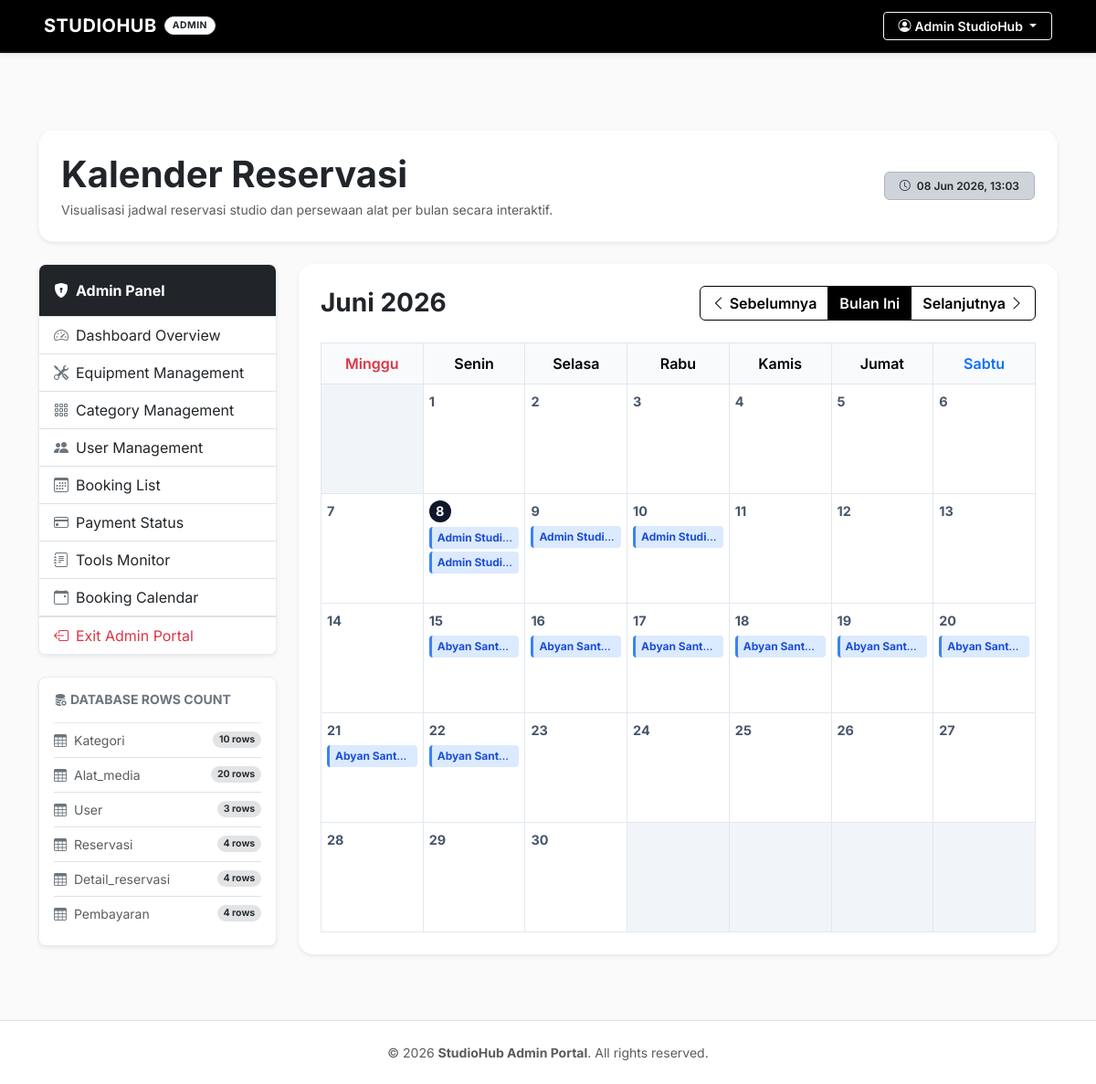
The app's page /modules/admin/kalender_reservasi/index.php (signed in) with its own data.
### tables this page shows
CREATE TABLE `detail_reservasi` (
  `id_detail` int(11) NOT NULL,
  `id_reserv` int(11) DEFAULT NULL,
  `id_alat` int(11) DEFAULT NULL,
  `jumlah` int(11) NOT NULL,
  `harga_satuan` decimal(10,2) NOT NULL,
  `subtotal` decimal(10,2) NOT NULL
);

CREATE TABLE `reservasi` (
  `id_reserv` int(11) NOT NULL,
  `id_user` int(11) DEFAULT NULL,
  `tgl_reserv` datetime NOT NULL,
  `tgl_mulai` date NOT NULL,
  `tgl_selesai` date NOT NULL,
  `status_reserv` varchar(50) DEFAULT 'Pending',
  `harga_total` decimal(10,2) DEFAULT NULL,
  `metode_pembayaran` varchar(50) DEFAULT NULL
);

CREATE TABLE `user` (
  `id_user` int(11) NOT NULL,
  `nama` varchar(100) NOT NULL,
  `email` varchar(100) NOT NULL,
  `id_password` varchar(255) NOT NULL,
  `no_hp` varchar(20) DEFAULT NULL
);

### modules/admin/kalender_reservasi/index.php (the view, shortened to what this page needs)
<?php
require '../../../config/koneksi.php';
$month = isset($_GET['month']) ? (int)$_GET['month'] : (int)date('n');
$year = isset($_GET['year']) ? (int)$_GET['year'] : (int)date('Y');
$prevMonth = $month - 1;
$prevYear = $year;
$nextMonth = $month + 1;
$nextYear = $year;
$startDate = sprintf('%04d-%02d-01', $year, $month);
$endDate = date('Y-m-t', strtotime($startDate));
$query = "
    SELECT r.*, u.nama, u.email, u.no_hp
    FROM reservasi r
    LEFT JOIN user u ON r.id_user = u.id_user
    WHERE (r.tgl_mulai <= '$endDate' AND r.tgl_selesai >= '$startDate')
    ORDER BY r.tgl_mulai ASC
";
$hasil = mysqli_query($conn, $query);
$reservations = [];
while ($row = mysqli_fetch_assoc($hasil)) {
    $id_reserv = $row['id_reserv'];
    $detailQuery = "
        SELECT dr.*, am.nama_alat, am.foto_alat
        FROM detail_reservasi dr
        JOIN alat_media am ON dr.id_alat = am.id_alat
        WHERE dr.id_reserv = '$id_reserv'
    ";
    $detailHasil = mysqli_query($conn, $detailQuery);
    $items = [];
    while ($detailRow = mysqli_fetch_assoc($detailHasil)) {
        $items[] = $detailRow;
    }
    $row['items'] = $items;
    $reservations[] = $row;
}
$firstDayOfMonth = date('w', strtotime($startDate));
$daysInMonth = date('t', strtotime($startDate));
$tables = [
    'kategori',
    'alat_media',
    'user',
    'reservasi',
    'detail_reservasi',
    'pembayaran',
];
$table_sizes = [];
foreach ($tables as $t) {
    $size_q = mysqli_query($conn, "SELECT COUNT(*) AS total FROM `$t`");
    $table_sizes[$t] = mysqli_fetch_assoc($size_q)['total'] ?? 0;
}
$monthNames = [
    1 => 'Januari', 'Februari', 'Maret', 'April', 'Mei', 'Juni',
    'Juli', 'Agustus', 'September', 'Oktober', 'November', 'Desember'
];
include '../../../includes/header_admin.php';
?>
<!DOCTYPE html>
<html lang="id">
<head>
</head>
<body>
    <div class="pt-5 pb-4">
        <div class="p-4 bg-white border border-light shadow-sm rounded-4 mb-4 d-flex flex-wrap justify-content-between align-items-center">
            <div>
                <h1 class="fw-bold mb-1 text-dark">Kalender Reservasi</h1>
                <p class="text-muted mb-0 small">
                    Visualisasi jadwal reservasi studio dan persewaan alat per bulan secara interaktif.
                </p>
            </div>
            <div class="mt-3 mt-md-0">
                <span class="badge bg-dark-subtle text-dark border border-dark-subtle px-3 py-2 fw-semibold">
                    <i class="bi bi-clock me-1"></i> <?= date('d M Y, H:i') ?>
                </span>
            </div>
        </div>
        <div class="row g-4">
            <div class="col-lg-3">
                <?php include '../../../includes/sidebar_admin.php'; ?>
                <div class="card shadow-sm border border-light-subtle rounded-3 p-3 mt-4 bg-white">
                    <h6 class="fw-bold mb-3 text-secondary text-uppercase small"><i class="bi bi-database-fill-gear me-1"></i>Database Rows Count</h6>
                    <div class="list-group list-group-flush small">
                        <?php foreach ($table_sizes as $table_name => $count): ?>
                        <div class="list-group-item d-flex justify-content-between align-items-center px-0 bg-transparent py-2">
                            <span class="text-muted text-capitalize"><i class="bi bi-table me-2 text-secondary"></i><?= htmlspecialchars($table_name) ?></span>
                            <span class="badge bg-secondary-subtle text-secondary-emphasis rounded-pill"><?= $count ?> rows</span>
                        </div>
                        <?php endforeach; ?>
                    </div>
                </div>
            </div>
            <div class="col-lg-9">
                <div class="card shadow-sm border-0 rounded-4 p-4 bg-white">
                    <div class="d-flex justify-content-between align-items-center mb-4">
                        <h3 class="fw-bold text-dark mb-0">
                            <?= $monthNames[$month] ?> <?= $year ?>
                        </h3>
                        <div class="btn-group">
                            <a href="?month=<?= $prevMonth ?>&year=<?= $prevYear ?>" class="btn btn-outline-dark">
                                <i class="bi bi-chevron-left"></i> Sebelumnya
                            </a>
                            <a href="?month=<?= date('n') ?>&year=<?= date('Y') ?>" class="btn btn-dark">
                                Bulan Ini
                            </a>
                            <a href="?month=<?= $nextMonth ?>&year=<?= $nextYear ?>" class="btn btn-outline-dark">
                                Selanjutnya <i class="bi bi-chevron-right"></i>
                            </a>
                        </div>
                    </div>
                    <div class="table-responsive">
                        <table class="table calendar-table m-0">
                            <thead>
                                <tr>
                                    <th class="text-danger">Minggu</th>
                                    <th>Senin</th>
                                    <th>Selasa</th>
                                    <th>Rabu</th>
                                    <th>Kamis</th>
                                    <th>Jumat</th>
                                    <th class="text-primary">Sabtu</th>
                                </tr>
                            </thead>
                            <tbody>
                                <?php
                                $dayCounter = 1;
                                $todayDate = date('Y-m-d');
                                echo '<tr>';
                                for ($i = 0; $i < $firstDayOfMonth; $i++) {
                                    echo '<td class="empty-day"></td>';
                                }
                                $currentColumn = $firstDayOfMonth;
                                while ($dayCounter <= $daysInMonth) {
                                    if ($currentColumn == 7) {
                                        echo '</tr><tr>';
                                        $currentColumn = 0;
                                    }
                                    $currentDateStr = sprintf('%04d-%02d-%02d', $year, $month, $dayCounter);
                                    $isToday = ($currentDateStr === $todayDate);
                                    echo '<td>';
                                    echo '<span class="day-number ' . ($isToday ? 'today' : '') . '">' . $dayCounter . '</span>';
                                    echo '<div class="event-list">';
                                    foreach ($reservations as $reserv) {
                                        $startDate = $reserv['tgl_mulai'];
                                        $endDate = $reserv['tgl_selesai'];
                                        if ($currentDateStr >= $startDate && $currentDateStr <= $endDate) {
                                            $status = strtolower($reserv['status_reserv']);
                                            $class = 'event-pending';
                                            if ($status === 'booked') {
                                                $class = 'event-booked';
                                            } elseif ($status === 'success' || $status === 'paid' || $status === 'disetujui') {
                                                $class = 'event-success';
                                            } elseif ($status === 'failed' || $status === 'batal' || $status === 'dibatalkan') {
                                                $class = 'event-failed';
                                            } elseif ($status === 'selesai' || $status === 'finish') {
                                                $class = 'event-finish';
                                            }
                                            $itemName = 'Reservasi';
                                            if (!empty($reserv['items'])) {
                                                $itemName = $reserv['items'][0]['nama_alat'];
                                            }
                                            $escapedReserv = htmlspecialchars(json_encode($reserv), ENT_QUOTES, 'UTF-8');
                                            echo '<div class="event-item ' . $class . '" onclick="showDetail(' . $escapedReserv . ')" title="' . htmlspecialchars($reserv['nama'] . ' - ' . $itemName) . '">';
                                            echo '<strong>' . htmlspecialchars($reserv['nama']) . '</strong>: ' . htmlspecialchars($itemName);
                                            echo '</div>';
                                        }
                                    }
                                    echo '</div>';
                                    echo '</td>';
                                    $dayCounter++;
                                    $currentColumn++;
                                }
                                while ($currentColumn < 7) {
                                    echo '<td class="empty-day"></td>';
                                    $currentColumn++;
                                }
                                echo '</tr>';
                                ?>
                            </tbody>
                        </table>
                    </div>
                </div>
            </div>
        </div>
    </div>
</body>
</html>
<?php include '../../../includes/footer_admin.php'; ?>

### assets/css/style.css (style rules this page uses)
body { font-family: 'Inter', -apple-system, BlinkMacSystemFont, "Segoe UI", Roboto, "Helvetica Neue", Arial, sans-serif; color: #333333; background-color: #f8f9fa; padding-top: 70px; }
.card { border: 1px solid #e3e6f0; border-radius: 6px; box-shadow: 0 2px 4px rgba(0,0,0,0.02); transition: transform 0.2s, box-shadow 0.2s; }

### includes/header_admin.php (style rules this page uses)
body { font-family: 'Inter', -apple-system, BlinkMacSystemFont, "Segoe UI", Roboto, sans-serif; color: #1a1a1a; background-color: #fafafa; }
.btn-dark { background-color: #000000 !important; border-color: #000000 !important; color: #ffffff !important; font-weight: 600; transition: all 0.2s ease; }
.btn-outline-dark { color: #000000 !important; border-color: #000000 !important; font-weight: 600; transition: all 0.2s ease; }

### modules/admin/kalender_reservasi/index.php (style rules this page uses)
.calendar-table { table-layout: fixed; width: 100%; }
.calendar-table th { text-align: center; padding: 10px 0; background-color: #f8fafc; border: 1px solid #e2e8f0; font-weight: 600; }
.calendar-table td { height: 120px; vertical-align: top; padding: 6px; border: 1px solid #e2e8f0; position: relative; background-color: #fff; transition: background-color 0.2s; }
.calendar-table td.empty-day { background-color: #f1f5f9; }
.day-number { font-weight: bold; font-size: 0.9rem; color: #475569; margin-bottom: 5px; display: inline-block; }
.day-number.today { background-color: #0f172a; color: #fff; width: 24px; height: 24px; border-radius: 50%; text-align: center; line-height: 24px; }
.event-list { list-style: none; padding: 0; margin: 0; overflow-y: auto; max-height: 85px; }
.event-item { font-size: 0.75rem; padding: 3px 6px; margin-bottom: 3px; border-radius: 4px; cursor: pointer; white-space: nowrap; overflow: hidden; text-overflow: ellipsis; font-weight: 500; transition: transform 0.1s; }
.event-booked { background-color: #dbeafe; color: #1d4ed8; border-left: 3px solid #3b82f6; }

### records on screen
detail_reservasi: table_name "User", id_alat "3"
reservasi: id_user.nama "Admin Studi…"
reservasi: id_user.nama "Admin Studi…"
reservasi: id_user.nama "Admin Studi…"
reservasi: id_user.nama "Abyan Sant…"

### other values on screen
$_SESSION['nama'] "Admin StudioHub"
$table_name "Kategori"
$count "10"
$table_name "Alat_media"
$count "20"
$table_name "Reservasi"
$count "4"
$table_name "Detail_reservasi"
$table_name "Pembayaran"
$monthNames[$month] "Juni"
$year "2026"
